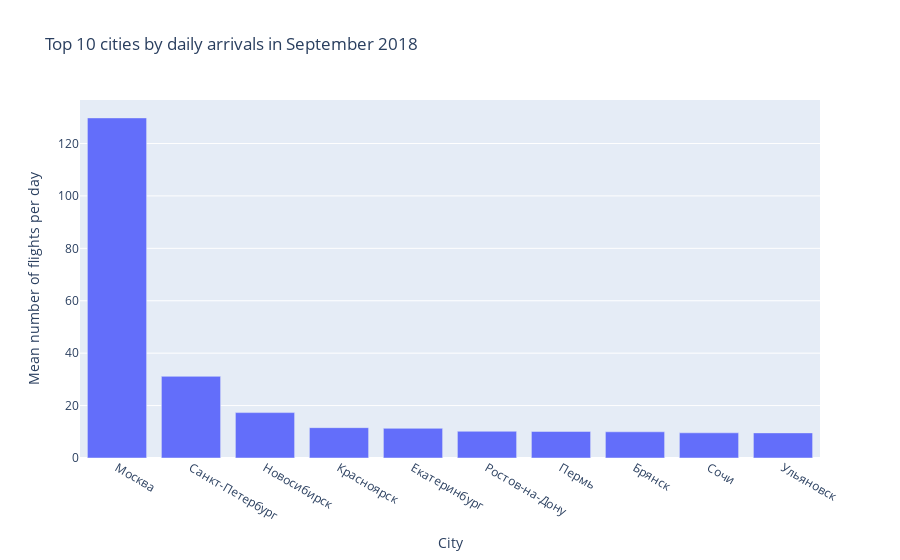

The notebook cell saved with this chart:
### Markdown cell above
You can immediately see Moscow that receives 130 flights daily while the next most popular city St. Petersburg receives only 31 flights.\

Knowing that the median value is 3, it is not surprising that in comparison with Moscow all other cities are almost inessential on this chart

### Code cell
fig = px.bar(city_top_10, 
             x="city", 
             y = 'average_flights',
             title='Top 10 cities by daily arrivals in September 2018',
             labels=dict(city="City", average_flights="Mean number of flights per day"))
fig.update_xaxes(tickangle=30)
fig.show()

### Figure 1 — Plotly figure (JSON) as saved in the notebook; plotly's stock layout.template omitted (floating-point values rounded to 4 significant figures)
{"data": [{"alignmentgroup": "True", "hovertemplate": "City=%{x}<br>Mean number of flights per day=%{y}<extra></extra>", "legendgroup": "", "marker": {"color": "#636efa", "pattern": {"shape": ""}}, "name": "", "offsetgroup": "", "orientation": "v", "showlegend": false, "textposition": "auto", "type": "bar", "x": ["Москва", "Санкт-Петербург", "Новосибирск", "Красноярск", "Екатеринбург", "Ростов-на-Дону", "Пермь", "Брянск", "Сочи", "Ульяновск"], "xaxis": "x", "y": [129.8, 31.16, 17.32, 11.58, 11.32, 10.19, 10.13, 10, 9.613, 9.581], "yaxis": "y"}], "layout": {"barmode": "relative", "legend": {"tracegroupgap": 0}, "title": {"text": "Top 10 cities by daily arrivals in September 2018"}, "xaxis": {"anchor": "y", "domain": [0, 1], "tickangle": 30, "title": {"text": "City"}}, "yaxis": {"anchor": "x", "domain": [0, 1], "title": {"text": "Mean number of flights per day"}}}}
